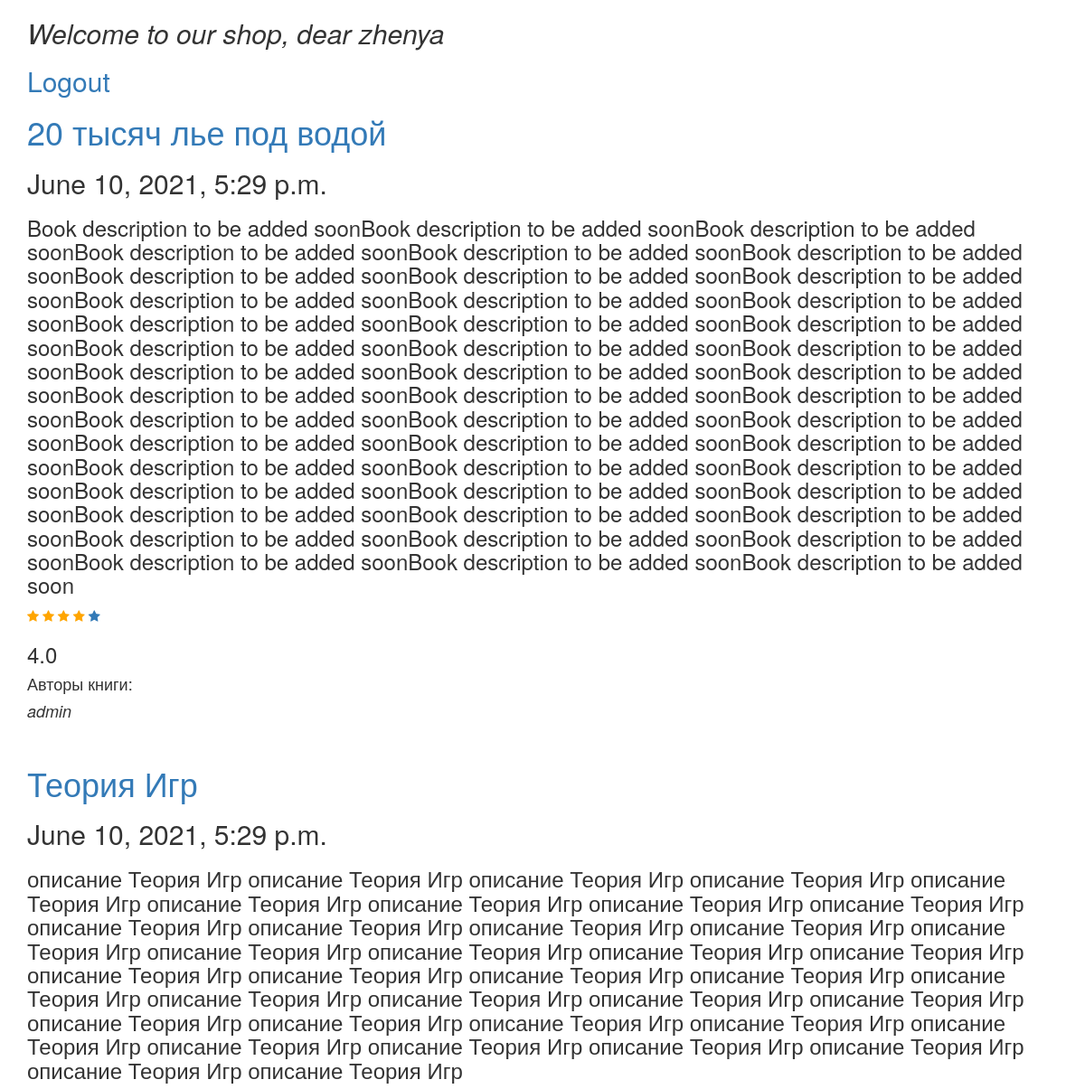
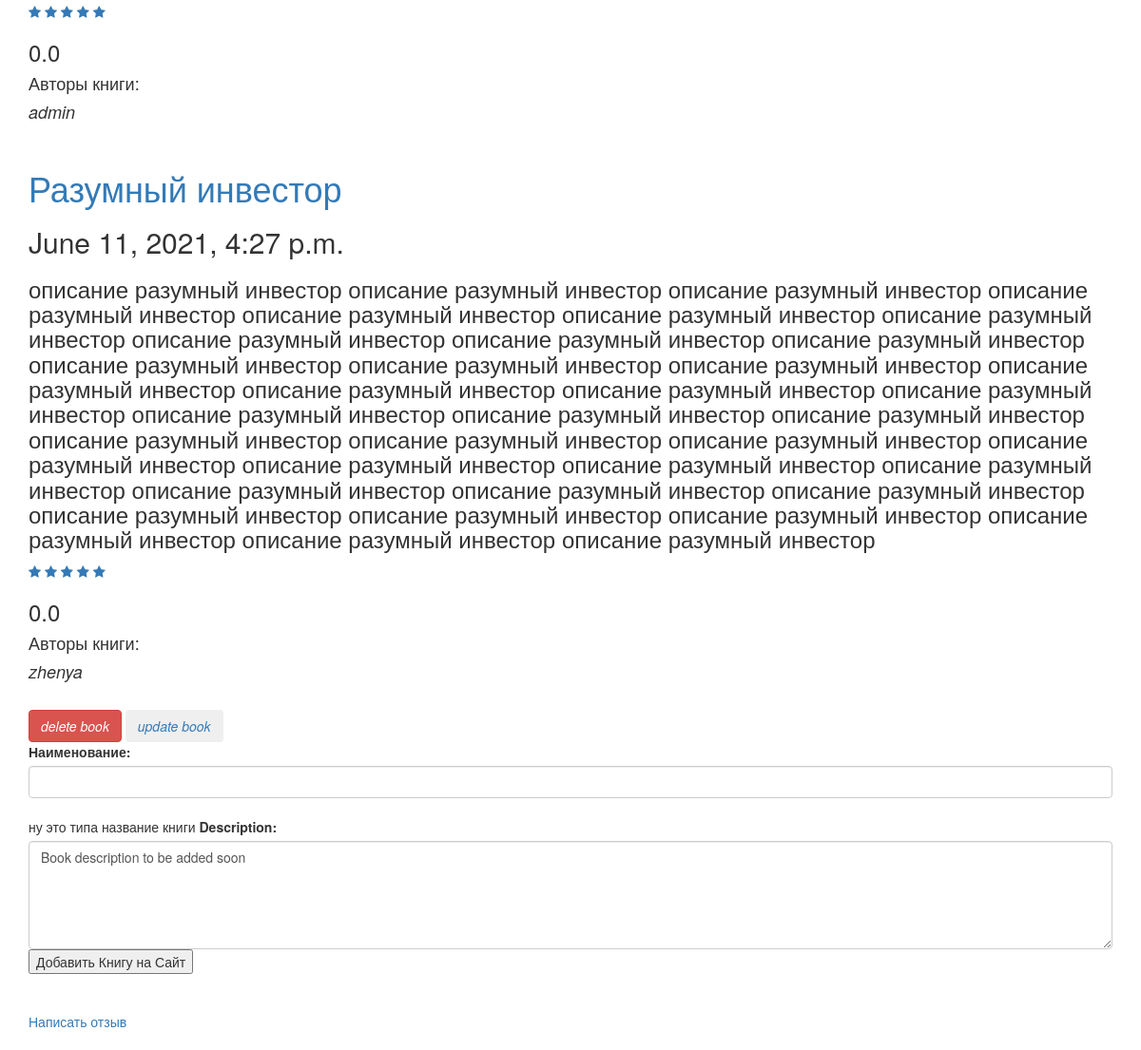
The app's page /books/ (signed in) with its own data (2 pictures, top to bottom).
### manager/models.py (models this page shows, shortened)
class Book(models.Model):
    class Meta:
        verbose_name = 'книга'
        verbose_name_plural = 'книги'
    title = models.CharField(max_length=50, verbose_name='Наименование', help_text='ну это типа название книги')
    date = models.DateTimeField(auto_now_add=True, verbose_name='Дата',
                                help_text='Если нет даты, то заполняется автоматически', null=True)
    description = models.TextField(null=True, default='Book description to be added soon')
    authors = models.ManyToManyField(User, related_name='books')
    likes = models.PositiveIntegerField(null=True, default=0)
    rating = models.FloatField(null=True, default=0.0)
    total_stars = models.PositiveIntegerField(null=True, default=0)
    slug = models.SlugField(unique=True, primary_key=True)
    id = models.PositiveIntegerField(null=True, blank=True, auto_created=True)

### manager/views.py (the view)
# urls.py: path('', MainPage.as_view(), name='the-main-page')
class MainPage(View):
    def get(self, request):
        context = {}
        books: Book = Book.objects.prefetch_related('authors')
        if request.user.is_authenticated:
            is_owner = Exists(User.objects.filter(books=OuterRef('pk'), id=request.user.id))
            books = books.annotate(is_owner=is_owner)
        context['books'] = books.order_by('-rating', 'date')
        context['stars'] = range(1, 6)
        context['form'] = BookForm
        context['login_form'] = CustomAuthenticationForm
        return render(request, 'index.html', context)

### manager/templates/index.html (shortened to what this page needs)
{% extends 'main_template.html' %}
{% block main %}
{% if user.is_authenticated %}
    <i><h2> Welcome to our shop, dear {{ user }} </h2></i>
    <h2><a href="{% url 'logout' %}"> Logout </a></h2>
{% else %}
<a href="{% url 'login_page' %}"> Войти/Зарегистрироваться </a>
{% endif %}
    {% for book in books %}
        <a href="{% url 'book_detail' slug=book.slug %}"><h1> {{ book.title }} </h1></a>
        <h2> {{ book.date }} </h2>
        <h3> {{ book.description }} </h3>
      {% for i in stars %}
        {% if book.rating >= i  %}
            <a href="{% url 'add_rate' slug=book.slug rate=i %}"><span class="fa fa-star checked"></span></a>
        {% else %}
            <a href="{% url 'add_rate' slug=book.slug rate=i %}"><span class="fa fa-star"></span></a>
        {% endif%}
    {% endfor %}
    <h3> {{ book.rating }} </h3>
        {% for author in book.authors.all %}
            <h4> Авторы книги:  </h4>
            <i><h4> {{ author }}</h4></i>
        {% endfor %}
        <br>
        {% if book.is_owner %}
            <a href="{% url 'delete_book' slug=book.slug %}">
                <i>
                    <input class="btn btn-danger" type="button" value="delete book" >
                </i>
            </a>
            <a href="{% url 'update_book' slug=book.slug %}">
                <i>
                    <input class="btn btn-light" type="button" value="update book" >
                </i>
            </a>
        {% endif %}
    {% endfor %}
{% if user.is_authenticated %}
<form action="{% url 'add_book' %}" method="post">
    {{ form }}
    <input type="submit" value="Добавить Книгу на Сайт">
</form>
{% endif %}
<br><br>
<a href="{% url 'feedback_page' %}"> Написать отзыв </a>
<br><br>
{% endblock %}

### manager/templates/main_template.html (style rules this page uses)
.checked { color: orange; }

### records on screen
Book: title "20 тысяч лье под водой", date "June 10, 2021, 5:29 p.m.", description "Book description to be added soonBook description to be added soonBook description to be added soonBook description to be added soonBook description to be added soonBook description to be added soonBook description to be added soonBook description to be added soonBook description to be added soonBook description to be added soonBook description to be added soonBook description to be added soonBook description to be added soonBook description to be added soonBook description to be added soonBook description to be added soonBook description to be added soonBook description to be added soonBook description to be added soonBook description to be added soonBook description to be added soonBook…", rating "4.0"
Book: title "Теория Игр", date "June 10, 2021, 5:29 p.m.", description "описание Теория Игр описание Теория Игр описание Теория Игр описание Теория Игр описание Теория Игр описание Теория Игр описание Теория Игр описание Теория Игр описание Теория Игр описание Теория Игр описание Теория Игр описание Теория Игр описание Теория Игр описание Теория Игр описание Теория Игр описание Теория Игр описание Теория Игр описание Теория Игр описание Теория Игр описание Теория Игр описание Теория Игр описание Теория Игр описание Теория Игр описание Теория Игр описание Теория Игр описание Теория Игр описание Теория Игр описание Теория Игр описание Теория Игр описание Теория Игр описание Теория Игр описание Теория Игр описание Теория Игр описание Теория Игр описание Теория Игр…", rating "0.0"
Book: title "Разумный инвестор", date "June 11, 2021, 4:27 p.m.", description "описание разумный инвестор описание разумный инвестор описание разумный инвестор описание разумный инвестор описание разумный инвестор описание разумный инвестор описание разумный инвестор описание разумный инвестор описание разумный инвестор описание разумный инвестор описание разумный инвестор описание разумный инвестор описание разумный инвестор описание разумный инвестор описание разумный инвестор описание разумный инвестор описание разумный инвестор описание разумный инвестор описание разумный инвестор описание разумный инвестор описание разумный инвестор описание разумный инвестор описание разумный инвестор описание разумный инвестор описание разумный инвестор описание разумный…", rating "0.0"

### other values on screen
{{ user }} "zhenya"
{{ author }} "admin"
{{ author }} "zhenya"
